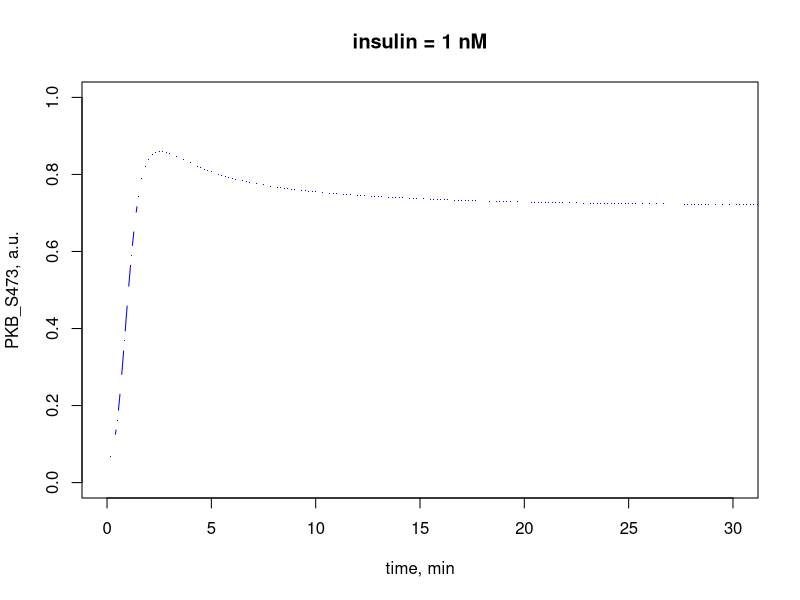
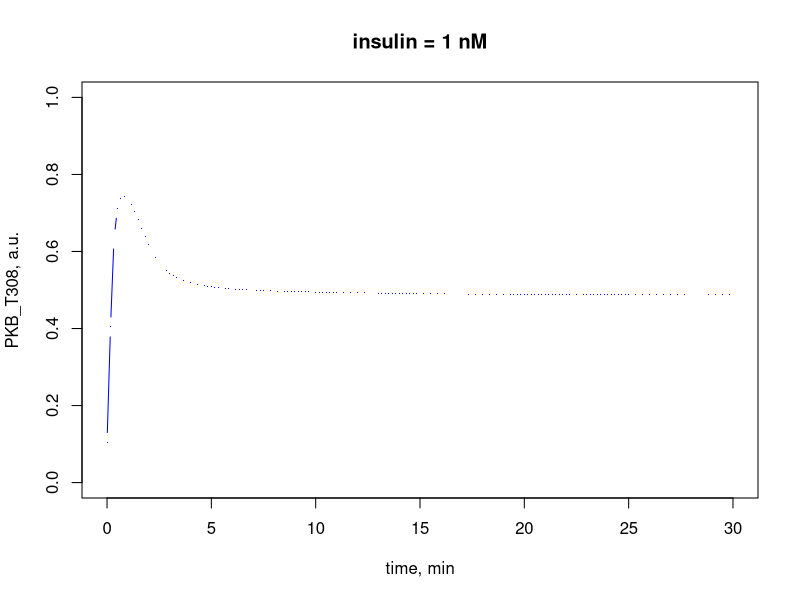
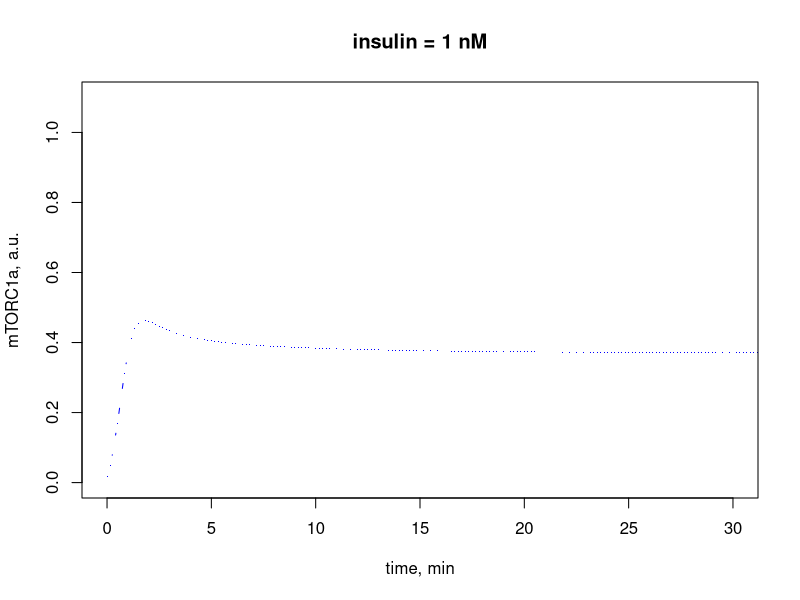
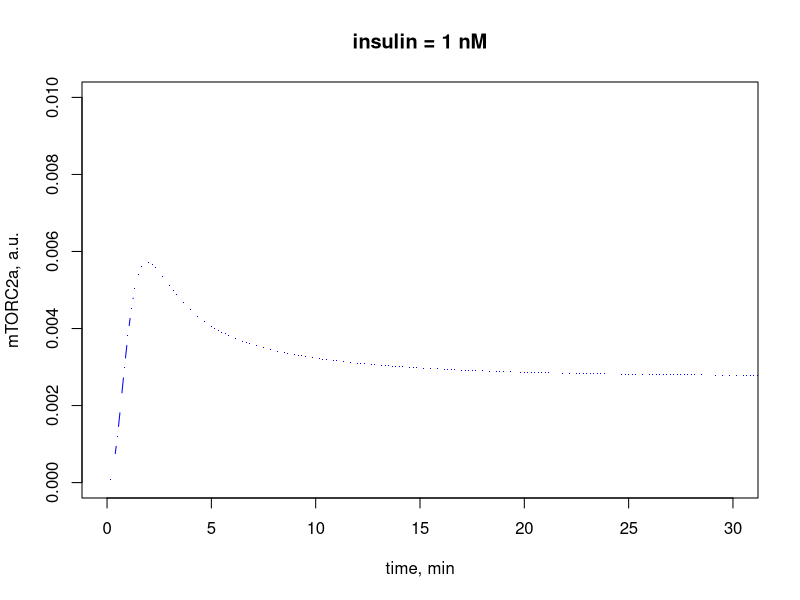
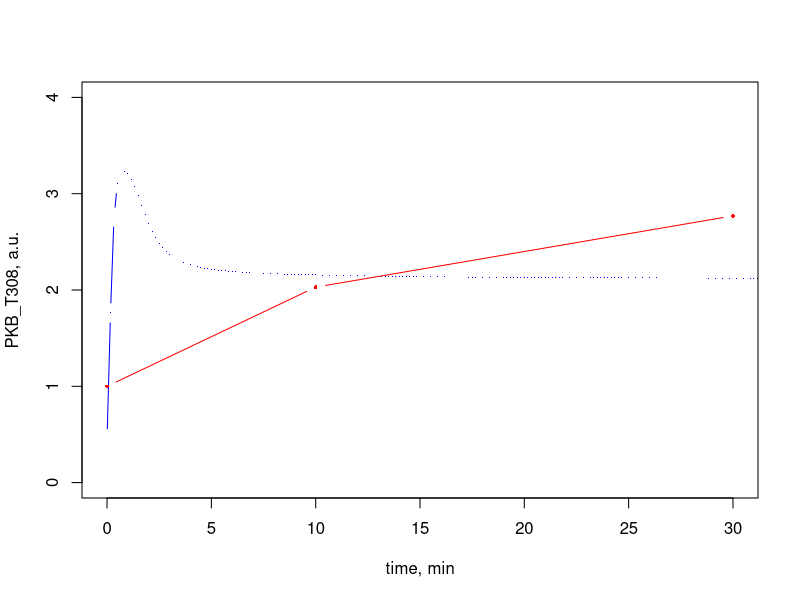
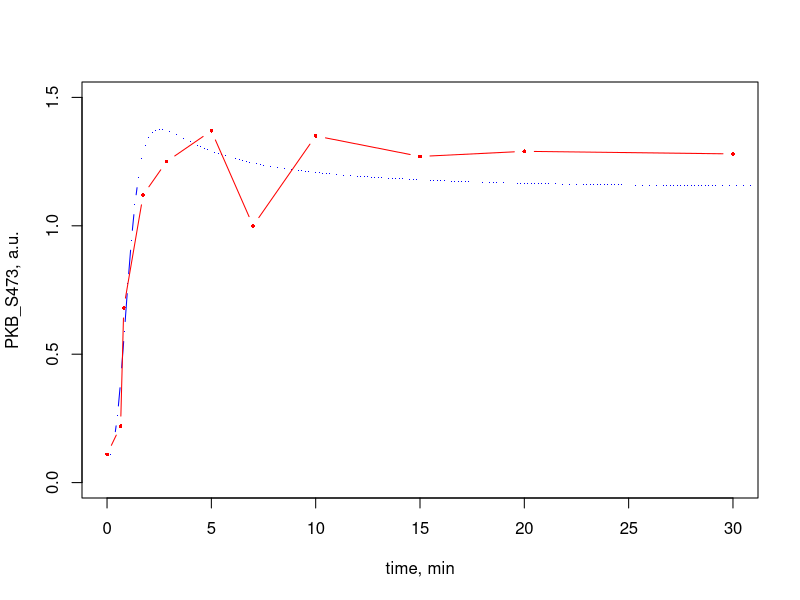
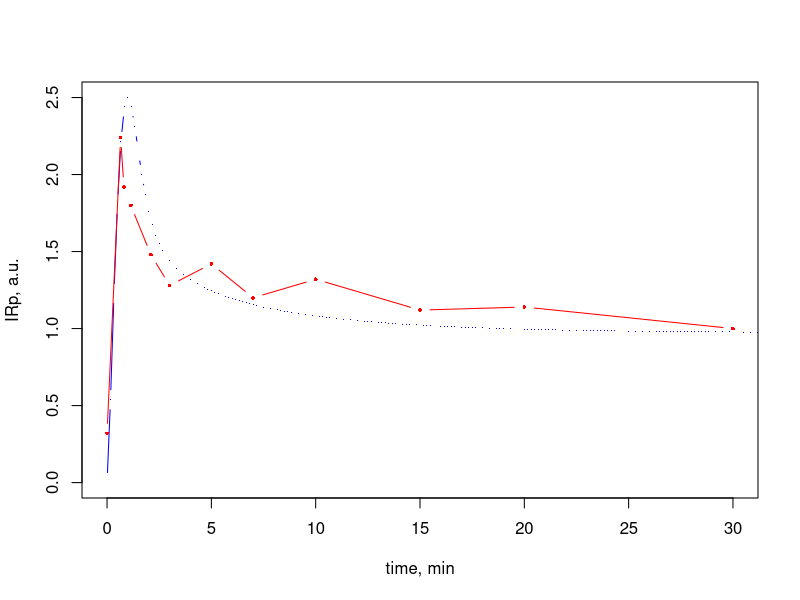
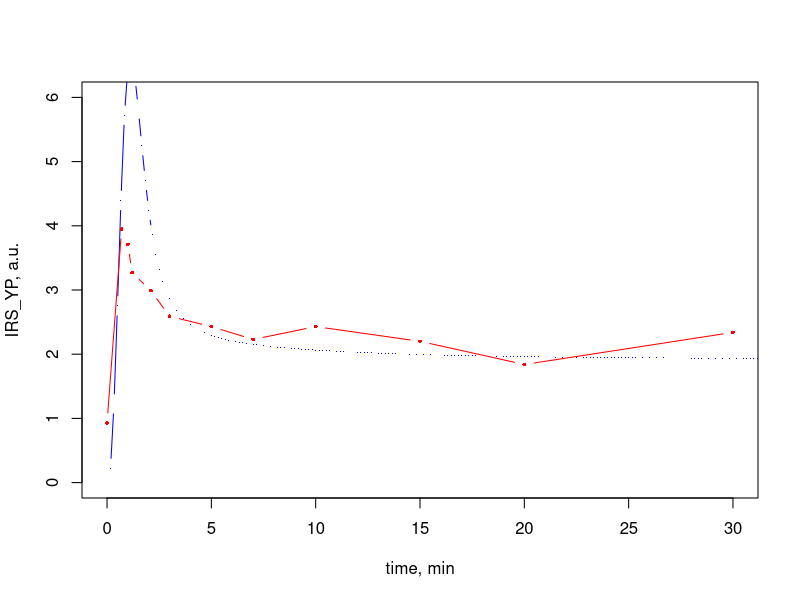

Generate these figures, in order, with R:
rm(list=ls())
#BiocManager::install("deSolve")
library(deSolve)
#ode
model_0 <- function (t, x, params) {
  ## extract variables
  IRm <- x[1]
  IRins <- x[2]
  IRmYP <- x[3]
  IRiYP <- x[4]
  IRi <- x[5]
  IRS1 <- x[6]
  IRS1YP <- x[7]
  IRS1YPS307 <- x[8]
  IRS1S307 <- x[9]
  X <- x[10]
  Xp <- x[11]
  PKB <- x[12]
  PKBT308 <- x[13]
  PKBS473 <- x[14]
  PKBT308S473 <- x[15]
  mTORC1 <- x[16]
  mTORC1a <- x[17]
  mTORC2 <- x[18]
  mTORC2a <- x[19]
  S6K <- x[20]
  S6KT389 <- x[21]
  S6 <- x[22]
  S6S235 <- x[23]
  r <- x[24]
  c1 <- x[25]
  c2 <- x[26]
  L <- x[27]
  c2e <- x[28] # endcyted c2
  ## extract parameters
  insulin <- params["insulin"]
  k3_0 <- params["k3_0"]
  k1a <- params["k1a"]
  k1c <- params["k1c"]
  k1d <- params["k1d"]
  k1f <- params["k1f"]
  k1g <- params["k1g"]
  k1r <- params["k1r"]
  k2_0 <- params["k2_0"]
  k2a <- params["k2a"]
  k2b <- params["k2b"]
  k2c <- params["k2c"]
  k2d <- params["k2d"]
  k2f <- params["k2f"]
  k2g <- params["k2g"]
  k3a <- params["k3a"]
  k3b <- params["k3b"]
  k4a <- params["k4a"]
  k4b <- params["k4b"]
  k4c <- params["k4c"]
  k4f <- params["k4f"]
  k4h <- params["k4h"]
  k5b <- params["k5b"]
  k5c <- params["k5c"]
  k5d <- params["k5d"]
  k9b1 <- params["k9b1"]
  k9b2 <- params["k9b2"]
  k9f1 <- params["k9f1"]
  k9f2 <- params["k9f2"]
  km9 <- params["km9"]
  TSCtot <- params["TSCtot"]
  k5a1 <- params["k5a1"]
  kiTSC <- params["kiTSC"]
  k5 <- params["k5"]
  kmx <- params["kmx"]
  kx <- params["kx"]
  KDL <- params["KDL"]
  kf <- params["kf"]
  ke <- params["ke"]
  kLmax <- params["kLmax"]
  KML <- params["KML"]
  kPI3K <- params["kPI3K"]
  aPI3K <- params["aPI3K"]
  k4d <- params["k4d"]
  k5e <- params["k5e"]
  PTEN <- params["PTEN"]
  kPTEN <- params["kPTEN"]
  k4c_0 <- params["k4c_0"]
  k4_0 <- params["k4_0"]
  R0 <- params["R0"]
  kr <- KDL*kf
  PI3K <- 0.5*(1+kPI3K+2*aPI3K*R0*c2-sqrt((1+kPI3K+2*aPI3K*R0*c2)^2-8*aPI3K*R0*c2))
  
  ## model equations
  dIRmdt <- k1r*IRi-k1a*IRm*insulin+k1g*IRmYP
  dIRinsdt <- k1a*IRm*insulin-k1c*IRins
  dIRmYPdt <- k1c*IRins-k1d*IRmYP-k1g*IRmYP
  dIRiYPdt <- k1d*IRmYP-k1f*IRiYP*Xp
  dIRidt <- k1f*IRiYP*Xp-k1r*IRi
  dIRS1dt <- k2b*IRS1YP+k2g*IRS1S307-k2_0*IRS1-k2a*IRS1*IRiYP
  dIRS1YPdt <- k2a*IRS1*IRiYP+k2d*IRS1YPS307-k2b*IRS1YP-k2c*IRS1YP*mTORC1a
  dIRS1YPS307dt <- k2c*IRS1YP*mTORC1a-k2d*IRS1YPS307-k2f*IRS1YPS307
  dIRS1S307dt <- k2_0*IRS1+k2f*IRS1YPS307-k2g*IRS1S307
  dXdt <- k3b*Xp-k3a*X*(k3_0+IRS1YPS307)
  dXpdt <- k3a*X*(k3_0+IRS1YPS307)-k3b*Xp
  dPKBdt <- k4b*PKBT308+k4h*PKBS473-k4a*PKB*IRS1YP/(PTEN+kPTEN)-k4d*PKB*PI3K/(PTEN+kPTEN)-k4_0*PKB
  dPKBT308dt <- k4a*PKB*IRS1YP/(PTEN+kPTEN)+k4d*PKB*PI3K/(PTEN+kPTEN)-k4b*PKBT308-k4c*PKBT308*mTORC2a+k4_0*PKB-k4c_0*PKBT308
  dPKBS473dt <- k4f*PKBT308S473-k4h*PKBS473-k4a*PKBS473*IRS1YP/(PTEN+kPTEN)-k4d*PKBS473*PI3K/(PTEN+kPTEN)-k4_0*PKBS473
  dPKBT308S473dt <- k4c*PKBT308*mTORC2a+k4a*PKBS473*IRS1YP/(PTEN+kPTEN)+k4d*PKBS473*PI3K/(PTEN+kPTEN)-k4f*PKBT308S473+k4c_0*PKBT308+k4_0*PKBS473
  dmTORC1dt <- k5b*mTORC1a-k5*mTORC1*(PKBT308S473+k5a1*PKBT308)/(TSCtot+kiTSC)
  #dmTORC1dt <- k5b*mTORC1a-0*k5*mTORC1*(PKBT308S473+k5a1*PKBT308)/(TSCtot+kiTSC)
  dmTORC1adt <- k5*mTORC1*(PKBT308S473+k5a1*PKBT308)/(TSCtot+kiTSC)-k5b*mTORC1a
  #dmTORC1adt <- 0*k5*mTORC1*(PKBT308S473+k5a1*PKBT308)/(TSCtot+kiTSC)-k5b*mTORC1a
  dmTORC2dt <- k5d*mTORC2a-k5c*mTORC2*IRiYP/(PTEN+kPTEN)-k5e*mTORC2*PI3K/(PTEN+kPTEN)
  dmTORC2adt <- k5c*mTORC2*IRiYP/(PTEN+kPTEN)+k5e*mTORC2*PI3K/(PTEN+kPTEN)-k5d*mTORC2a
  dS6Kdt <- k9b1*S6KT389-k9f1*S6K*mTORC1a/(km9+mTORC1a)
  dS6KT389dt <- k9f1*S6K*mTORC1a/(km9+mTORC1a)-k9b1*S6KT389
  dS6dt <- k9b2*S6S235-k9f2*S6*S6KT389
  dS6S235dt <- k9f2*S6*S6KT389-k9b2*S6S235
  drdt <- kr*c1-kf*L*r+kmx*c2
  dc1dt <- kf*L*r-kr*c1+kmx*c2-2*kx*R0*c1*c1
  dc2dt <- kx*R0*c1*c1-(kmx+ke)*c2
  dLdt <- R0*(kr*c1-kf*L*r+kmx*c2)-kLmax*L/(1+L/KML)
  dc2edt <- ke*c2
  ## combine results into a single vector
  dxdt <- c(dIRmdt,dIRinsdt,dIRmYPdt,dIRiYPdt,dIRidt,dIRS1dt,dIRS1YPdt,dIRS1YPS307dt,dIRS1S307dt,dXdt,dXpdt,
            dPKBdt,dPKBT308dt,dPKBS473dt,dPKBT308S473dt,dmTORC1dt,dmTORC1adt,dmTORC2dt,dmTORC2adt,dS6Kdt,dS6KT389dt,dS6dt,dS6S235dt,
            drdt,dc1dt,dc2dt,dLdt,dc2edt)
  ## return result as a list
  list(dxdt)
}

# for normal conditions
TSC <- 1
# for TSC-ko (on Fig. S1) use TSC <- 0.001
# for rapamicin treatment (on Fig. S1) use commented eqs in the model with 0 rates of mTORC1 activation

# first simulate background activation in absence of insulin
parms <- c(insulin=0,k1a=0.633,k1c=0.877,k1d=31,k1f=184000,k1g=1940,k1r=0.547,k2_0=0.0423,k2a=323,k2b=3420,
           k2c=576000,k2d=281,k2f=2.91,k2g=0.267,k3_0=0.01,k3a=0.0001,k3b=0.0988,k4a=579000,k4b=34.8,k4c=446,k4f=30,k4h=0.536,k5b=24.8,
           k5c=2,k5d=1.06,k9b1=0.0444,k9b2=31,k9f1=0.9,k9f2=333,km9=58.7,TSCtot=TSC,k5a1=0.03,kiTSC=0.001,k5=40,
           kmx=0.07,kx=30,KDL=1.5,kf=1,ke=0.2,kLmax=0.011,KML=1.66,kPI3K=0.3,aPI3K=8000,k4d=30,k5e=0.2,PTEN=1,kPTEN=1e-5,
           R0=0.01,k4_0=4,k4c_0=0.3) 

times <- seq(from=0,to=600,by=1/6)
xstart <- c(IRm=1,IRins=0,IRmYP=0,IRiYP=0,IRi=0,IRS1=1,IRS1YP=0,IRS1YPS307=0,IRS1S307=0,X=1,Xp=0,PKB=1,PKBT308=0,PKBS473=0,PKBT308S473=0,
            TORC1=1,TORC1a=0,TORC2=1,TORC2a=0,S6K=1,S6KT389=0,S6=1,S6S235=0,r=1,c1=0,c2=0,L=0,c2e=0)

library(tidyverse)
ode(
  func=model_0,
  y=xstart,
  times=times,
  parms=parms
) %>%
  as.data.frame() -> out

xstart <- as.numeric(as.vector(out[3601,-1]))

# simulate addition of 10 nM of insulin (for Fig. S2)
parms <- c(insulin=10,k1a=0.633,k1c=0.877,k1d=31,k1f=184000,k1g=1940,k1r=0.547,k2_0=0.0423,k2a=323,k2b=3420,
           k2c=576000,k2d=281,k2f=2.91,k2g=0.267,k3_0=0.01,k3a=0.0001,k3b=0.0988,k4a=579000,k4b=34.8,k4c=446,k4f=30,k4h=0.536,k5b=24.8,
           k5c=2,k5d=1.06,k9b1=0.0444,k9b2=31,k9f1=0.9,k9f2=333,km9=58.7,TSCtot=TSC,k5a1=0.03,kiTSC=0.001,k5=40,
           kmx=0,kx=30,KDL=1.5,kf=1,ke=0.2,kLmax=0.011,KML=1.66,kPI3K=0.3,aPI3K=8000,k4d=100,k5e=0.3,PTEN=1,kPTEN=1e-5,
           R0=0.01,k4_0=4,k4c_0=0.3)

times <- seq(from=0,to=120,by=1/6)
ode(
  func=model_0,
  y=xstart,
  times=times,
  parms=parms    # method = "ode45"
  ) %>%
  as.data.frame() -> out

# Fig. S1 - normal conditions (insulin = 1 nM)
plot(out[,1],(out[,15]+out[,16]), pch=16,col="blue",cex=0.1,lty="solid", ylim=c(0, 1),main = "insulin = 1 nM",xlim=c(0,30),ylab='PKB_S473, a.u.', xlab='time, min',type = "b") #xlim=c(0, 16),
#lines(out[,1],(out[,15]+out[,16]), pch=16,cex=0.1,lty="solid", col="green",type = "b") # add simulation of TSC-ko
#lines(out[,1],(out[,15]+out[,16]), pch=16,cex=0.1,lty="solid", col="red",type = "b") # add simulation of rapamicin treatment
#legend("top",ncol=2, legend=c("+rap","-rap"),col=c("red","blue"), pch=c(16,16), cex=1)

plot(out[,1],(out[,14]+out[,16]), pch=16,col="blue",cex=0.1,lty="solid", ylim=c(0, 1),xlim=c(0,30),main = "insulin = 1 nM",ylab='PKB_T308, a.u.', xlab='time, min',type = "b") #xlim=c(0, 16),
#lines(out[,1],(out[,14]+out[,16]), pch=16,cex=0.1,lty="solid", col="green",type = "b") # add simulation of TSC-ko
#lines(out[,1],(out[,14]+out[,16]), pch=16,cex=0.1,lty="solid", col="red",type = "b") # add simulation of rapamicin treatment
#legend("top",ncol=2, legend=c("+rap","-rap"),col=c("red","blue"), pch=c(16,16), cex=1)

plot(out[,1],out[,18], pch=16,cex=0.1,lty="solid",col="blue", ylab='mTORC1a, a.u.',main = "insulin = 1 nM",ylim=c(0, 1.1),xlim=c(0,30), xlab='time, min',type = "b") #xlim=c(0, 16),
#lines(out[,1],out[,18], pch=16,cex=0.1,lty="solid", type = "b",col="green") # add simulation of TSC-ko
#lines(out[,1],out[,18], pch=16,cex=0.1,lty="solid", type = "b",col="red") # add simulation of rapamicin treatment
#legend(14,0.9,ncol=1, legend=c("TSC=1","TSC=0.001,-rep","TSC=1(0.001),+rap"),col=c("blue","green","red"), pch=c(16,16,16), cex=1)

plot(out[,1],out[,20], pch=16,cex=0.1,lty="solid",col="blue", ylab='mTORC2a, a.u.',main = "insulin = 1 nM", xlab='time, min',xlim=c(0,30),ylim=c(0,0.01),type = "b") 
#lines(out[,1],out[,20], pch=16,cex=0.1,lty="solid", col="green",type = "b") # add simulation of TSC-ko
#lines(out[,1],out[,20], pch=16,cex=0.1,lty="solid", col="red",type = "b") # add simulation of rapamicin treatment

# Fig. S2
x_PKB_T308 <- c(0,10,30)
y_PKB_T308 <- c(1,2.03,2.77)
ky_PKB_T308 <- 4.36
ky_PKB_S473 <- 1.6
plot(out[,1],(out[,14]+out[,16])*ky_PKB_T308, pch=16,col="blue",cex=0.1,lty="solid",ylim=c(0, 4),xlim=c(0,30), ylab='PKB_T308, a.u.', xlab='time, min',type = "b") #xlim=c(0, 16),
points(x_PKB_T308,y_PKB_T308,pch=16, cex=0.5,type = "b",col="red")

x_PKB_S473 <- c(0,0.65,0.8,1.73,2.85,5,7,10,15,20,30)
y_PKB_S473 <- c(0.11,0.22,0.68,1.12,1.25,1.37,1,1.35,1.27,1.29,1.28)
plot(out[,1],(out[,15]+out[,16])*ky_PKB_S473, pch=16,col="blue",cex=0.1,lty="solid", ylim=c(0, 1.5),xlim=c(0,30),ylab='PKB_S473, a.u.', xlab='time, min',type = "b") #xlim=c(0, 16),
points(x_PKB_S473,y_PKB_S473,pch=16, cex=0.5,type = "b",col="red")

x_IR <- c(0,0.65,0.81,1.14,2.1,3,5,7,10,15,20,30)
y_IR <- c(0.32,2.24,1.92,1.8,1.48,1.28,1.42,1.2,1.32,1.12,1.14,1)
ky_IR <- 525
plot(out[,1],(out[,4]+out[,5])*ky_IR, pch=16,col="blue",cex=0.1,lty="solid", ylab='IRp, a.u.', xlab='time, min',type = "b", xlim=c(0, 30)) #xlim=c(0, 16),
points(x_IR,y_IR,pch=16, cex=0.5,type = "b",col="red")

x_IRS <- c(0,0.7,1,1.2,2.1,3,5,7,10,15,20,30)
y_IRS <- c(0.93,3.95,3.71,3.27,2.99,2.59,2.43,2.23,2.43,2.2,1.84,2.34)
ky_IRS1_YP <- 58
ky_IRS1_S307 <- 6.7 
plot(out[,1],(out[,8]+out[,9])*ky_IRS1_YP, pch=16,col="blue",ylim=c(0, 6),cex=0.1,lty="solid", ylab='IRS_YP, a.u.', xlab='time, min',type = "b", xlim=c(0, 30)) #xlim=c(0, 16),
points(x_IRS,y_IRS,pch=16, cex=0.5,type = "b",col="red")

x_IRS_S307 <- c(0,0.65,0.8,0.96,2,3,5,7,10,15,20,30)
y_IRS_S307 <- c(1.79,2.37,2.59,3.17,4.11,2.77,3.39,3.75,3.57,2.81,3.79,2.99)
plot(out[,1],(out[,9]+out[,10])*ky_IRS1_S307, pch=16,col="blue",cex=0.1,lty="solid", ylim=c(0, 6),xlim=c(0, 30), ylab='IRS_S307, a.u.', xlab='time, min',type = "b") #xlim=c(0, 16),
points(x_IRS_S307,y_IRS_S307,pch=16, cex=0.5,type = "b",col="red")
